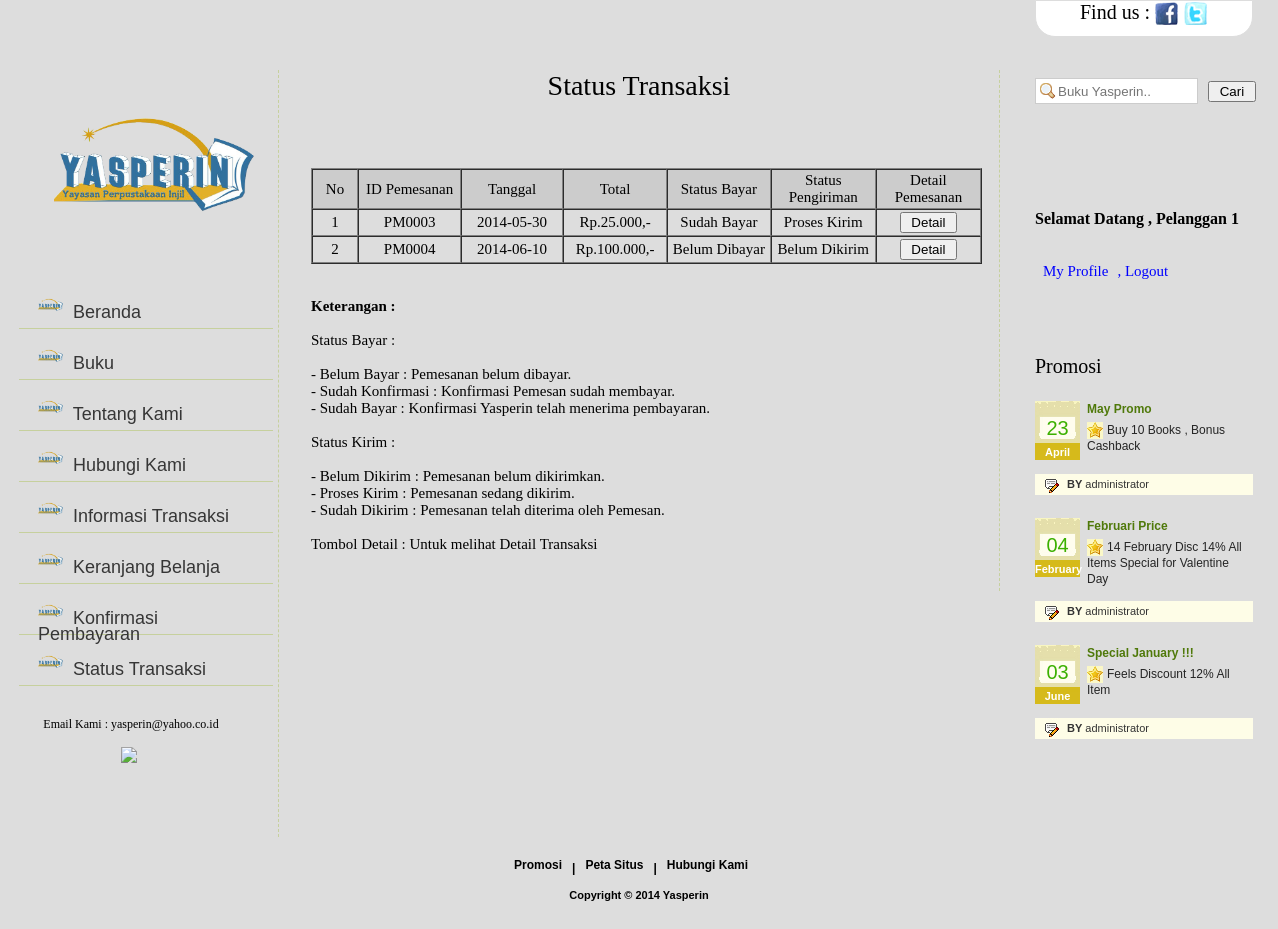
/status_transaksi.php (signed in), run on the app's committed database.
### tables this page shows
CREATE TABLE IF NOT EXISTS `pemesanan` (
  `IdPemesanan` varchar(6) NOT NULL,
  `IdPelanggan` varchar(25) NOT NULL,
  `Tanggal` date NOT NULL,
  `Total` int(11) NOT NULL,
  `Status` varchar(15) NOT NULL,
  PRIMARY KEY (`IdPemesanan`)
);

CREATE TABLE IF NOT EXISTS `pembayaran` (
  `IdPembayaran` varchar(6) NOT NULL,
  `IdPemesanan` varchar(6) NOT NULL,
  `IdPelanggan` varchar(15) NOT NULL,
  `Tanggal` date NOT NULL,
  `Total` int(11) NOT NULL,
  `Status` varchar(20) NOT NULL,
  PRIMARY KEY (`IdPembayaran`)
);

CREATE TABLE IF NOT EXISTS `pengiriman` (
  `IdPengiriman` varchar(6) NOT NULL,
  `Tanggal` date NOT NULL,
  `Ongkos` int(6) NOT NULL,
  `Alamat` varchar(200) NOT NULL,
  `KodePos` int(7) NOT NULL,
  `Kota` varchar(20) NOT NULL,
  `Status` varchar(15) NOT NULL,
  `IdPemesanan` varchar(6) NOT NULL,
  PRIMARY KEY (`IdPengiriman`)
);

CREATE TABLE IF NOT EXISTS `promo` (
  `IDPromosi` int(11) NOT NULL AUTO_INCREMENT,
  `JudulPromo` varchar(100) NOT NULL,
  `IsiPromo` text NOT NULL,
  `TglPromo` date NOT NULL,
  `IdPengurus` varchar(15) NOT NULL,
  PRIMARY KEY (`IDPromosi`)
);

### controller/conf.php (called while the page is built, shortened)
<?php
function rp($angka){
	$angka = number_format($angka);
	$angka = str_replace(',', '.', $angka);
	$angka ="$angka";
	return "Rp.".$angka.",-";
}
?>

### status_transaksi.php (the view, shortened to what this page needs)
<?php
require("header.php");
?>
	<div id="contentWrap">
 		<div id="contentPanel">
		<?php require("leftPanel.php"); ?>
<div id="middlePanel">
   				<div class="top">
    				<h2 align="center">Status Transaksi</h2>
   				</div>
                <div class="bottom">
<br/><br/>
<table width="671" border="1" cellspacing="0" cellpadding="2" align="center">
    <tr>
      <td width="42" height="24" align="center" bgcolor="#CCCCCC">No</td>
      <td width="100" align="center" bgcolor="#CCCCCC">ID Pemesanan</td>
      <td width="100" align="center" bgcolor="#CCCCCC">Tanggal</td>
      <td width="100" align="center" bgcolor="#CCCCCC">Total</td>
      <td width="102" align="center" bgcolor="#CCCCCC">Status Bayar</td>
      <td width="102" align="center" bgcolor="#CCCCCC">Status Pengiriman</td>
	   <td width="102" align="center" bgcolor="#CCCCCC">Detail Pemesanan</td>
    </tr>
    <?php
	$rs = mysql_query("select * from pemesanan where IdPelanggan='".$IdUser."' and Status='Confirm'");
	if(mysql_num_rows($rs) != 0)
	{
	while($row = mysql_fetch_array($rs))
	{
	$i++;
	$pembayaran = mysql_fetch_array(mysql_query("select * from pembayaran where IdPemesanan='".$row["IdPemesanan"]."'"));
	$pengiriman = mysql_fetch_array(mysql_query("select * from pengiriman where IdPemesanan='".$row["IdPemesanan"]."'"));
	?>
    <form method="post" name="form<?php echo $i; ?>" id="form<?php echo $i; ?>" >
    <tr>
    	<td align="center"><?php echo $i; ?></td>
    	<td align="center"><?php echo $row['IdPemesanan']; ?></td>
        <td align="center"><?php echo $row['Tanggal']; ?></td>
        <td align="center"><?php echo rp($row['Total']); ?></td>
        <td align="center"><?php
		echo $pembayaran['Status'];
		?></td>
		<td align="center"><?php
		echo $pengiriman['Status'];
		?></td>
		<td align="center"><a href="detailtransaksi1.php?idpemesanan=<?php echo $row['IdPemesanan']; ?>" style="text-decoration:none"><input type="button" value=" Detail "/></a></td>
    </tr>
    </form>
    <?php
	}
	}
	else
	{
	?>
	<tr>
		<td colspan="6" align="center">Belum ada History Transaksi</td>
	</tr>
	<?php
	}
	?>
    </table>
    <br/><br/>
	<?php
	if(mysql_num_rows($rs) != 0)
	{
	?>
<strong>Keterangan : </strong><br/><br/>
Status Bayar :<br/><br/>
-	Belum Bayar : Pemesanan belum dibayar.<br/>
-	Sudah Konfirmasi : Konfirmasi Pemesan sudah membayar.<br/>
-	Sudah Bayar : Konfirmasi Yasperin telah menerima pembayaran.<br/><br/>
Status Kirim :<br/><br/>
-	Belum Dikirim : Pemesanan belum dikirimkan.<br/>
-	Proses Kirim : Pemesanan sedang dikirim.<br/>
-	Sudah Dikirim : Pemesanan telah diterima oleh Pemesan.<br/><br/>
Tombol Detail : Untuk melihat Detail Transaksi<br/>
 <?php
 }
 ?>
				</div>
  	</div>
	<?php
			require("rightPanel.php");
		?>
 		</div>
	</div>
	<?php
		require("footer.php");
	?>
</body>
</html>

### rightPanel.php (shortened to what this page needs)
<div id="rigtPanel">
			<div id="header-search" >
			<form method="post" action="cari_buku.php">
			<input type="text" name="txtsearch" class="search" placeholder="Buku Yasperin.." id="search" />
			<input type="submit" value=" Cari "  />
			</form>
			</div>
			   <div class="contacts">
			   	<br/><br/>
				<?php
					if($nama == NULL || $nama == "")
					{
				?>
   				<h2>Login</h2>
				<form method="POST" action="controller/doLoginUser.php">
   				<input class="inp" name="txtusername" type="text" value="-- Email --" onfocus="if(this.value=='-- Email --')this.value=''" onblur="if(this.value=='')this.value='-- Email --'"/>
   				<input class="inp" name="txtpassword" type="password" value="-- Password --" onfocus="if(this.value=='-- Password --')this.value=''" onblur="if(this.value=='')this.value='-- Password --'"/>
   				<div style="clear:both;"></div>
				<br/>
				<input type="submit" value="Login" style="width:70px;height:25px;margin-right:10px"/>
				<br/>
				<a href="lupasandi.php">Lupa Password ?</a>
				<br/>
				<div class="error">
				 <?php
					$err = $_REQUEST['err'];
					if ($err)
					{
						echo("$err");
					}
				?>
				</div>
				</form>
				<?php
					}
					else
					{
				?>
					<h4>Selamat Datang , <?php echo $nama; ?></h4>
					<table>
					<tr>
					<?php
						if($TipeAkses == "Pelanggan")
						{
					?>
						<td><a href="ubah_profil_pelanggan.php">My Profile</a></td>
					<?php
						}
						else
						{
					?>
						<td><a href="ubah_profil_pengurus.php">My Profile</a></td>
					<?php
						}
					?>
						<td><a href="controller/doLogout.php">, Logout</a> </td>
					</tr>
					</table>
				<?php
					}
				?>
  				</div>
  				<div class="services">
			<br/><br/>
			<br/><br/>
   				<h2>Promosi</h2>
   				<ul>
				<?php
				$rs = mysql_query("select * from promo order by IDPromosi desc");
				while($row = mysql_fetch_array($rs))
				{
				$date = $row["TglPromo"];
				?>
    					<li>
      						<div class="cal"><?php echo date("d", strtotime($date)); ?><span><?php echo date("F", strtotime($date)); ?></span></div>
      						<h2><?php echo $row["JudulPromo"]; ?></h2>
      						<p><?php echo $row["IsiPromo"]; ?></p>
      						<div class="author"><span>BY</span> administrator</div>
    					</li>
				<?php
					}
				?>
   				</ul>
  				</div>
 			</div>

### styles.css (style rules this page uses)
body { margin:0px; padding:0px; background:#DDDDDD;font-family:Verdana; }
#contentWrap { width:100%; margin:0px; padding:0px; float:left; background:#DDDDDD repeat-x }
#contentPanel { width:1240px; margin:0 auto; padding:33px 0 0 0 }
#header-search { bottom: 0; right: 0; width: 252px; height: 34px; padding: 8px 0 25px 0px; }
input.search { background:#FFFFFF url(images/search.png) no-repeat 4px 4px; padding:4px 4px 4px 22px; border:1px solid #CCCCCC; width: 135px; height: 16px; margin-right: 6px; color:#5F5F5F; }
#middlePanel { width:688px; margin:0px; padding:0 0 38px 32px; float:left; border-right:#c6d09d dashed 1px }
#middlePanel .top { width:650px; margin:0px; padding:0 0 0 3px; float:left }
#middlePanel .top h2 { width:650px; margin:0px; padding:0px; float:left; font-family:Verdana; font-size:28px; color:#000000; line-height:32px; font-weight:normal }
#middlePanel .bottom { width:668px; margin:32px 0 0 0; padding:0px; float:left; font-family:Verdana; font-size:15px; }
#rigtPanel { width:218px; margin:0px; padding:0 0 0 35px; float:left }
#rigtPanel .services { width:218px; margin:0px; padding:0px; float:left }
#rigtPanel .services h2 { width:218px; margin:0px; padding:0px; float:left; font-family:Verdana; font-size:20px; color:#000000; line-height:24px; font-weight:normal }
#rigtPanel .services ul { width:218px; margin:23px 0 0 0; padding:0px; float:left; display:block }
#rigtPanel .services ul li { width:218px; margin:0px; padding:0 0 23px 0; float:left; display:block }
#rigtPanel .services ul li .cal { width:45px; height:44px; margin:0px; padding:15px 0 0 0; float:left; font-family:Arial; font-size:20px; color:#3bb000; line-height:24px; text-align:center; background:url(images/calendar.jpg) no-repeat }
#rigtPanel .services ul li .cal span { width:45px; float:left; padding:0px; font-family:Arial; font-size:11px; color:#FFFFFF; text-align:center; font-weight:bold; margin:0px }
#rigtPanel .services ul li h2 { width:164px; margin:0px; padding:0 0 0 7px; float:left; font-family:Arial; font-size:12px; color:#4f790a; line-height:16px; font-weight:bold }
#rigtPanel .services ul li p { width:165px; margin:5px 0 0 0; padding:0 0 0 7px; float:left; font-family:Arial; font-size:12px; color:#252525; line-height:16px; text-indent:20px; background:url(images/star.jpg) no-repeat 7px 0 }
#rigtPanel .services ul li .author { width:186px; height:21px; margin:14px 0 0 0; padding:0 0 0 32px; float:left; font-family:Arial; font-size:11px; color:#343434; line-height:20px; background:#fefde7 url(images/author.jpg) no-repeat 10px 0 }
#rigtPanel .services ul li .author span { font-weight:bold }
#rigtPanel .contacts { width:220px; margin:16px 0 0 0; padding:0px; float:left ;font-family:Verdana; }
#rigtPanel .contacts a { height:16px; margin:10px 0 0 0; margin-left:5px; padding:0px; float:left; color:blue; font-family:Verdana; font-size:15px; text-decoration:none; }

### data on the page
pemesanan: IdPemesanan "PM0003", Tanggal "2014-05-30", Total "Rp.25.000,-", pembayaran.Status "Sudah Bayar", pengiriman.Status "Proses Kirim"
pemesanan: IdPemesanan "PM0004", Tanggal "2014-06-10", Total "Rp.100.000,-", pembayaran.Status "Belum Dibayar", pengiriman.Status "Belum Dikirim"
promo: TglPromo "23", TglPromo "April", JudulPromo "May Promo", IsiPromo "Buy 10 Books , Bonus Cashback"
promo: TglPromo "04", TglPromo "February", JudulPromo "Februari Price", IsiPromo "14 February Disc 14% All Items Special for Valentine Day"
promo: TglPromo "03", TglPromo "June", JudulPromo "Special January !!!", IsiPromo "Feels Discount 12% All Item"

### other printed values
$nama "Pelanggan 1"
